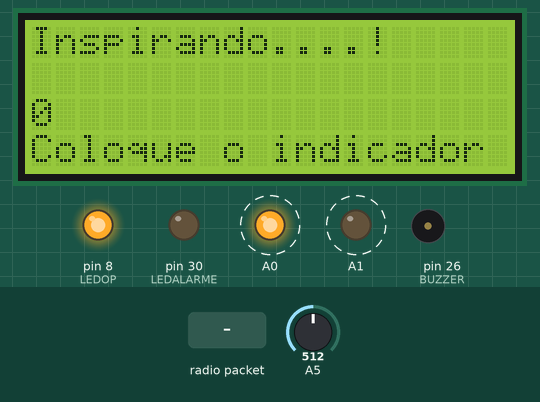
This sketch was run on a simulated Arduino Mega 2560, built with avr-gcc and run on an emulated ATmega2560. Shown: 20×4 character LCD, output pins drawn as LEDs (lit = HIGH), buzzer (waves = sounding, pin HIGH). Dashed ring = blinking. The test bench sets the inputs (shaded band); at power-on: A5 = 512. No radio packets arrive unless stated.

Above: at 20.5 s.
20.6 s: A5 set to 74
23.3 s: A5 set to 63
At 25.0 s:
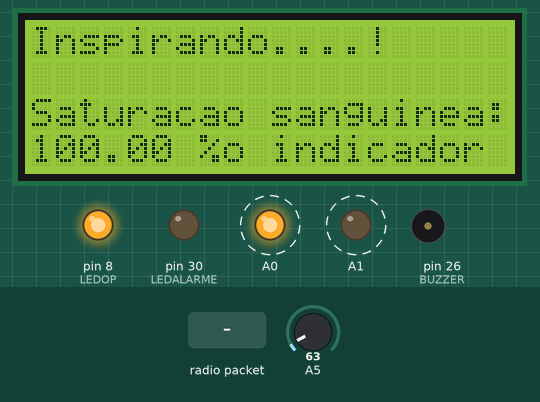
26.3 s: radio packet "1" arrives
At 28.6 s:
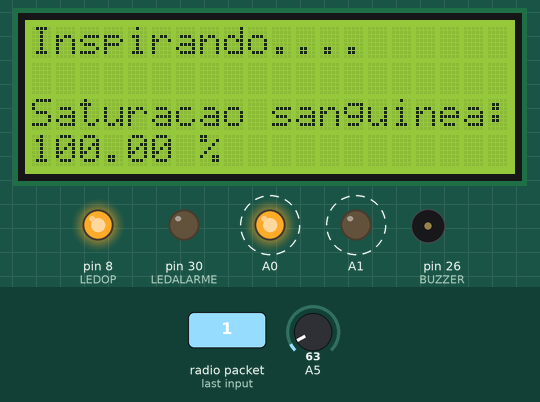
29.0 s: A5 set to 80
At 30.4 s:
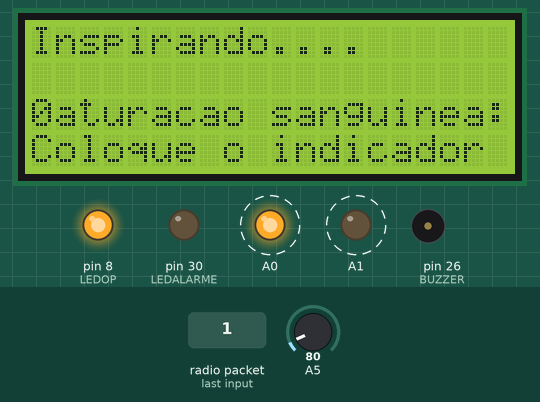
32.0 s: radio packet "0" arrives
At 32.22 s:
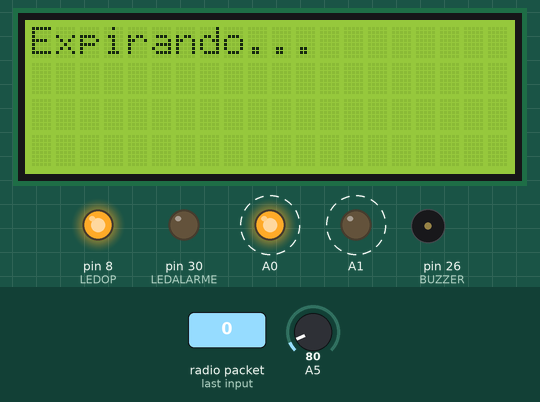
35.0 s: A5 set to 60
At 38.3 s:
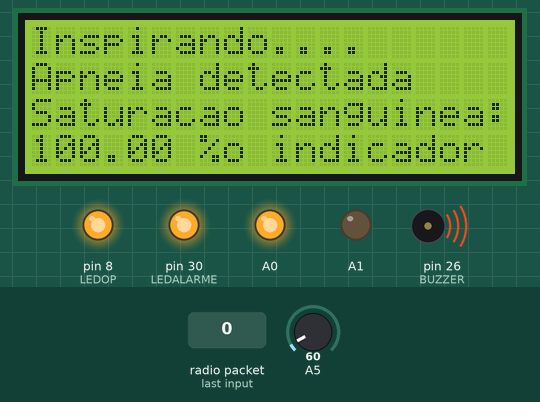
Timing chart, 0 to 39.0 s (numbered marks = the images above; inputs shaded):
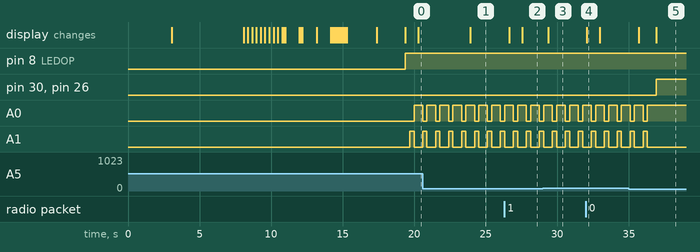

The sketch:

detector_Apneia.ino
```cpp
//Carrega a biblioteca LiquidCrystal
#include <LiquidCrystal.h>
#include <VirtualWire.h>

//Define os pinos que serão utilizados para ligação ao display
LiquidCrystal lcd(12, 11, 7, 4, 3, 2);

byte message[VW_MAX_MESSAGE_LEN];    // Armazena as mensagens recebidas
byte msgLength = VW_MAX_MESSAGE_LEN;

#define LEDOP 8
#define botao 6
#define LEDALARME 30

int var=0;       // valor instantaneo enviado pelo botão
int var2=0;     // valor guardado
int estado=0;  // guarda o valor 0 ou 1 (HIGH ou LOW)
#define BUZZER 26

void setup()
{
  //Define o número de colunas e linhas do LCD
  lcd.begin(20, 4);
  Serial.begin(9600);
  pinMode(LEDOP,OUTPUT);
  pinMode(botao,INPUT);
  pinMode(BUZZER,OUTPUT);
  pinMode(A0,OUTPUT);
  pinMode(A1,OUTPUT);
  pinMode(LEDALARME,OUTPUT);

  Serial.begin(9600);

  vw_set_rx_pin(5); // Define o pino 5 do Arduino como entrada
  //de dados do receptor
  vw_setup(2000);             // Bits por segundo
  vw_rx_start();              // Inicializa o receptor


  lcd.clear();
  lcd.setCursor(7,0);
  lcd.print("Sistema");
  lcd.setCursor(6,1);
  lcd.print("Detector");
  lcd.setCursor(7,2);
  lcd.print("de");
  lcd.setCursor(7,3);
  lcd.print("Apneia");
  delay(3000);


//Limpa a tela
  lcd.clear();
  //Posiciona o cursor na coluna 3, linha 0;
  lcd.setCursor(3, 0);
  //Envia o texto entre aspas para o LCD
  lcd.print("AC 326");
  lcd.setCursor(3, 1);
  lcd.print(" Equipe Apneia");
  delay(5000);

  //Rolagem para a esquerda
  for (int posicao = 0; posicao < 3; posicao++)
  {
    lcd.scrollDisplayLeft();
    delay(300);
  }

  //Rolagem para a direita
  for (int posicao = 0; posicao < 6; posicao++)
  {
    lcd.scrollDisplayRight();
    delay(300);
  }
  lcd.clear();
lcd.setCursor(4,0);
lcd.print("Iniciando ...");
for(int l = 1; l <= 19; l++){

  lcd.setCursor(l,2);
  lcd.print("-");
  delay(100);
  if(l == 3 | l == 6 | l == 7 ){
    delay(900);
    }
  }
  delay(2000);
  lcd.clear();
  lcd.setCursor(5,0);
  lcd.print("Iniciado !");
  delay(2000);

}

int x =0;

void loop()
{

  uint8_t message[VW_MAX_MESSAGE_LEN];
  uint8_t msgLength = VW_MAX_MESSAGE_LEN;

  /*var=digitalRead(botao); // ler o valor enviado pelo botão: "HIGH" ou "LOW"
  if ((var == HIGH) && (var2 == LOW)) {
    estado = 1 - estado;
    delay(20); // de-bouncing
  }
  var2=var;
  if (estado == 1) {*/
    digitalWrite(LEDOP, HIGH);

 /* } else {
  *
    digitalWrite(LEDOP, LOW);  // desliga o led
  }*/


  if (vw_get_message(message, &msgLength)) // Non-blocking
    {
      lcd.clear();

        lcd.print("Expirando... ");
        delay(300);
        x++;

        while(x>=20){
             digitalWrite(BUZZER,HIGH);
             digitalWrite(LEDALARME,HIGH);
           lcd.setCursor(0,1);
             lcd.print("Apneia detectada");
             delay(300);
              if (!(vw_get_message(message, &msgLength))){
                     digitalWrite(BUZZER,LOW);
                     digitalWrite(LEDALARME,LOW);
                     x=0;
                }
          }


    }
    else{

      uint8_t message[VW_MAX_MESSAGE_LEN];
  uint8_t msgLength = VW_MAX_MESSAGE_LEN;
      lcd.setCursor(0,0);
      lcd.print("Inspirando....");
      delay(300);
       x++;

        while(x>=20){
             digitalWrite(BUZZER,HIGH);
             digitalWrite(LEDALARME,HIGH);
             lcd.setCursor(0,1);
             lcd.print("Apneia detectada");
             delay(300);
              if ((vw_get_message(message, &msgLength))){
                     digitalWrite(BUZZER,LOW);
                     digitalWrite(LEDALARME,LOW);
                     x=0;
                }
          }

    }

   analogWrite(A0, 0);

  analogWrite(A1, 600);
    float x = analogRead(5);
  delay(300);

  analogWrite(A0, 600);
  analogWrite(A1, 0);
  delay(300);
     float y = analogRead(5);
    if(x >= 70 || y >= 70){
      lcd.setCursor(0,2);
      lcd.print(0);
      lcd.setCursor(0,3);
      lcd.print("Coloque o indicador");
    }
 else {
      float test = ((y/x)*100);
    if(test > 100){
    lcd.setCursor(0,2);
    lcd.print("Saturacao sanguinea: 100%");
    lcd.clear();
    }
    else{
     lcd.setCursor(0,2);
     lcd.print("Saturacao sanguinea: ");
     lcd.setCursor(0,3);
     lcd.print((y/x)*100);
     lcd.setCursor(6,3);
     lcd.print(" %");
    }
}
}
```

Measured:
- the behaviour switches between 70 and 69 on A5 (found by bisection; images 0 and 1)
- after the input at 23.3 s, the display: changes after 0.62 s (image 1)
- after the input at 26.3 s, the display: first changes after 0.34 s (image 2 shows a later state)
- after the input at 29.0 s, the display: changes after 0.36 s (image 3)
- after the input at 32.0 s, the display: changes after 0.08 s (image 4)
- after the input at 35.0 s, the display: first changes after 0.70 s (image 5 shows a later state)
- by itself, A0: alternates HIGH for 0.61 s and LOW for 0.30 s, 4 changes in all, then stays HIGH
- by itself, A1: alternates HIGH for 0.30 s and LOW for 0.61 s, 4 changes in all, then stays LOW
